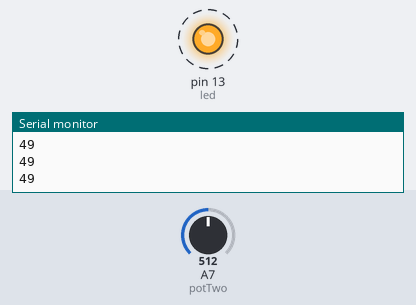
The sketch below on a simulated Arduino Nano, built with avr-gcc and run on an emulated ATmega328P. Parts: output pins drawn as LEDs (lit = HIGH), the last lines printed to the serial monitor. Dashed ring = blinking. Inputs (shaded band) come from the test bench; at power-on: A7 (potTwo) = 512. Pins used as bus, display or sensor lines are not drawn.

Above: at 1.2 s.
1.3 s: A7 (potTwo) set to 103
At 1.77 s:
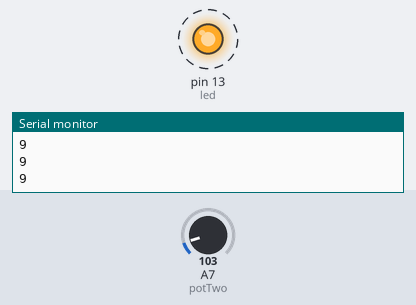
4.3 s: A7 (potTwo) set to 86
At 4.55 s:
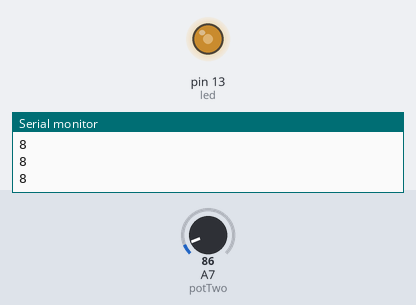
7.3 s: A7 (potTwo) set to 123
10.3 s: A7 (potTwo) set to 145
At 10.51 s:
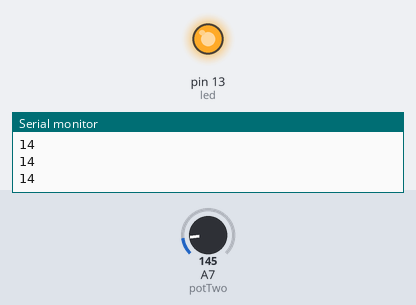
13.3 s: A7 (potTwo) set to 1023
16.3 s: A7 (potTwo) set to 900
Timing chart, 0 to 20.3 s (numbered marks = the images above; inputs shaded):
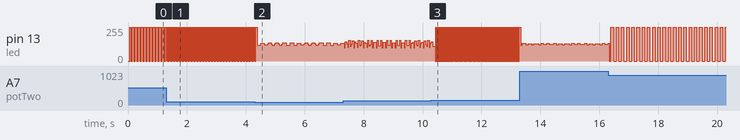

The sketch:

Sequencer.ino
```cpp
#include <Wire.h>
//#include "TrellisQuad.h"
// #include "AccelADXL335.h"

static const uint8_t potGnd = 7;
static const uint8_t potVcc = 5;
static const uint8_t potOne = A6;
static const uint8_t potTwo = A7;
static const uint8_t led = 13;

void setup()
{
	Serial.begin(9600);
//	TrellisQuad::begin();
//	AccelADXL335::begin();

	pinMode(potGnd, OUTPUT);
	digitalWrite(potGnd, LOW);
	pinMode(potVcc, OUTPUT);
	digitalWrite(potVcc, HIGH);

	pinMode(led, OUTPUT);
}

void loop()
{
	static int i = 0;
	static bool on = false;

/*
	AccelADXL335 accel;

	Serial.print(accel.get_x());
	Serial.print(" ");
	Serial.print(accel.get_y());
	Serial.print(" ");
	Serial.print(accel.get_z());
	Serial.println();
*/

   	i = map(analogRead(potTwo), 0, 1023, 0, 99);

	Serial.println(i);
//	TrellisQuad::drawNum(1, 0, i);
//	TrellisQuad::drawNum(1, 0, abs(accel.get_y()));

	if (++i > 99)
		i = 0;

//	TrellisQuad::writeDisplay();

	digitalWrite(led, on);
	on = !on;

	delay(i);
}
```

TrellisQuad.cpp
```cpp
#include <Wire.h>
#include "TrellisQuad.h"
#include "Adafruit_Trellis.h"

struct Internal
{
	Internal(): m_trellis(&m_matrix[0], &m_matrix[1], &m_matrix[2], &m_matrix[3]) {}
	Internal(const Internal&);

	void begin()
	{
		m_trellis.begin(0x70, 0x71, 0x72, 0x73);
		for (uint8_t i=0; i<64; i++)
			m_trellis.setLED(i);
		m_trellis.writeDisplay();
		for (uint8_t i=0; i<64; i++)
			m_trellis.clrLED(i);
		m_trellis.writeDisplay();
	}

	Adafruit_Trellis		m_matrix[4];
	Adafruit_TrellisSet		m_trellis;
};

static Internal g_internal;

void TrellisQuad::begin()
{
	g_internal.begin();
}

static const uint8_t g_remap[] =
	{  0,  1,  2,  3
	, 16, 17, 18, 19
	,  4,  5,  6,  7
	, 20, 21, 22, 23
	,  8,  9, 10, 11
	, 24, 25, 26, 27
	, 12, 13, 14, 15
	, 28, 29, 30, 31
	, 32, 33, 34, 35
	, 48, 49, 50, 51
	, 36, 37, 38, 39
	, 52, 53, 54, 55
	, 40, 41, 42, 43
	, 56, 57, 58, 59
	, 44, 45, 46, 47
	, 60, 61, 62, 63
	};

static uint8_t index(uint8_t r, uint8_t c)
{
	if (r < 8 && c < 8)
	{
		return g_remap[r * 8 + c];
	} else
		return 0;
}

void TrellisQuad::setLed(uint8_t r, uint8_t c, bool b)
{
	if (b)
		g_internal.m_trellis.setLED(index(r, c));
	else
		g_internal.m_trellis.clrLED(index(r, c));
}

void TrellisQuad::clrLed(uint8_t r, uint8_t c)
{
	g_internal.m_trellis.clrLED(index(r, c));
}

void TrellisQuad::writeDisplay()
{
	g_internal.m_trellis.writeDisplay();
}

static bool charSpace[20] =
	{ false, false, false, false
	, false, false, false, false
	, false, false, false, false
	, false, false, false, false
	, false, false, false, false
	};

static bool char0[20] =
	{ false,  true,  true,  true
	, false,  true, false,  true
	, false,  true, false,  true
	, false,  true, false,  true
	, false,  true,  true,  true
	};

static bool char1[20] =
	{ false, false,  true, false
	, false, false,  true, false
	, false, false,  true, false
	, false, false,  true, false
	, false, false,  true, false
	};

static bool char2[20] =
	{ false,  true,  true,  true
	, false, false, false,  true
	, false,  true,  true,  true
	, false,  true, false, false
	, false,  true,  true,  true
	};

static bool char3[20] =
	{ false,  true,  true,  true
	, false, false, false,  true
	, false, false,  true,  true
	, false, false, false,  true
	, false,  true,  true,  true
	};

static bool char4[20] =
	{ false,  true, false,  true
	, false,  true, false,  true
	, false,  true,  true,  true
	, false, false, false,  true
	, false, false, false,  true
	};

static bool char5[20] =
	{ false,  true,  true,  true
	, false,  true, false, false
	, false,  true,  true,  true
	, false, false, false,  true
	, false,  true,  true,  true
	};

static bool char6[20] =
	{ false,  true,  true,  true
	, false,  true, false, false
	, false,  true,  true,  true
	, false,  true, false,  true
	, false,  true,  true,  true
	};

static bool char7[20] =
	{ false,  true,  true,  true
	, false, false, false,  true
	, false, false, false,  true
	, false, false, false,  true
	, false, false, false,  true
	};

static bool char8[20] =
	{ false,  true,  true,  true
	, false,  true, false,  true
	, false,  true,  true,  true
	, false,  true, false,  true
	, false,  true,  true,  true
	};

static bool char9[20] =
	{ false,  true,  true,  true
	, false,  true, false,  true
	, false,  true,  true,  true
	, false, false, false,  true
	, false,  true,  true,  true
	};

void TrellisQuad::drawChar(uint8_t r0, uint8_t c0, char x)
{
	const bool *ch;

	switch (x)
	{
		case '0': ch = char0; break;
		case '1': ch = char1; break;
		case '2': ch = char2; break;
		case '3': ch = char3; break;
		case '4': ch = char4; break;
		case '5': ch = char5; break;
		case '6': ch = char6; break;
		case '7': ch = char7; break;
		case '8': ch = char8; break;
		case '9': ch = char9; break;
		default: ch = charSpace;
	}

	for (uint8_t r = 0; r < 5; ++r)
		for (uint8_t c = 0; c < 4; ++c)
			setLed(r0 + r, c0 + c, ch[r * 4 + c]);
}

void TrellisQuad::drawNum(uint8_t r0, uint8_t c0, int8_t i)
{
	drawChar(r0, c0 + 4, '0' + i % 10);
	drawChar(r0, c0, '0' + i / 10);
}
```

TrellisQuad.h
```cpp
#ifndef TRELLIS_QUAD_H
#define TRELLIS_QUAD_H

class TrellisQuad
{
public:
    static void begin();
    static void setLed(uint8_t r, uint8_t c, bool b = true);
    static void clrLed(uint8_t r, uint8_t c);
    static void drawChar(uint8_t r0, uint8_t c0, char x);
    static void drawNum(uint8_t r0, uint8_t c0, int8_t i);
    static void writeDisplay();
};

#endif
```

Measured:
- the behaviour switches between 93 and 92 on A7 (potTwo) (found by bisection; images 1 and 2)
- the behaviour switches between 134 and 135 on A7 (potTwo) (found by bisection; images 2 and 3)
- after the input at 1.3 s, pin 13 (led): alternates 255/255 for 0.01 s and 0/255 for 0.01 s, starting at once
- by itself, pin 13 (led): alternates 255/255 for 0.05 s and 0/255 for 0.05 s
